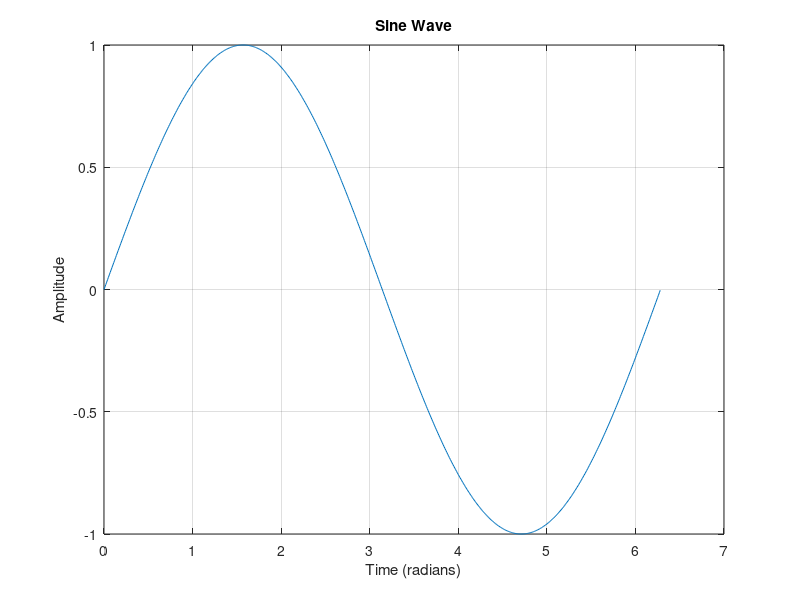

Source code (MATLAB):
disp('hello vivek')

a = 5;


% Define time vector from 0 to 2*pi with small step
t = 0:0.01:2*pi;

% Compute sine wave
y = sin(t);

% Plot the sine wave
plot(t, y);

% Add labels and title
xlabel('Time (radians)');
ylabel('Amplitude');
title('Sine Wave');

% Add grid for better visibility
grid on;
